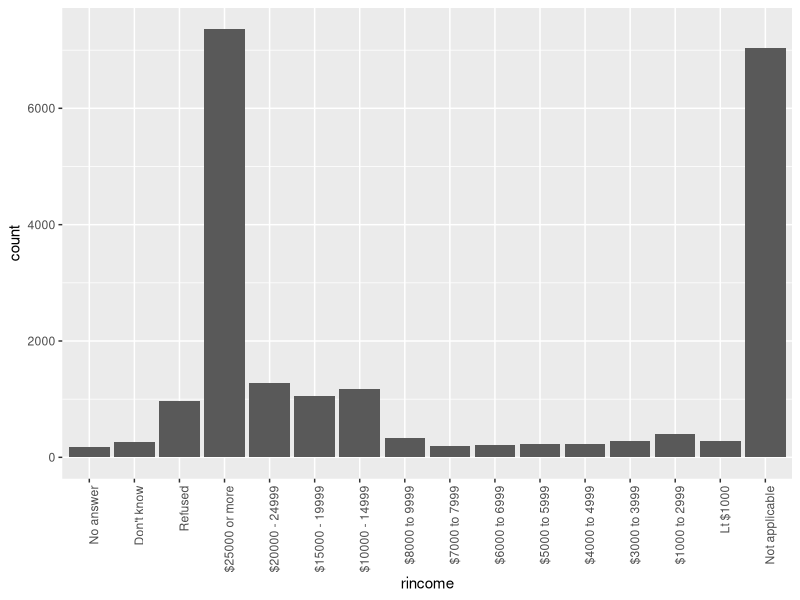
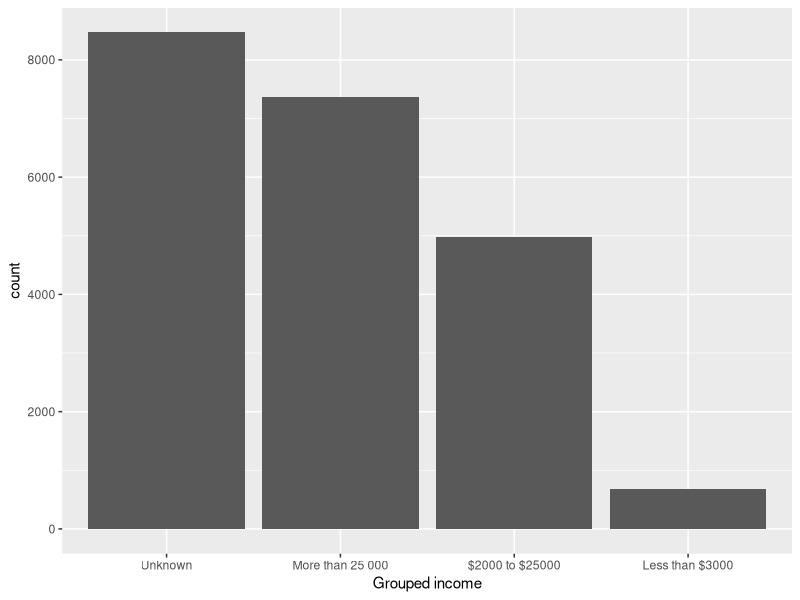
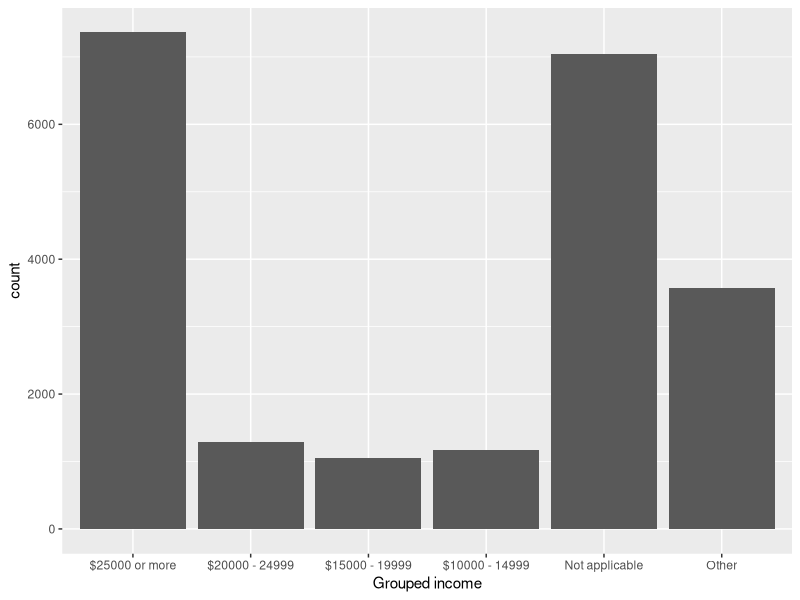
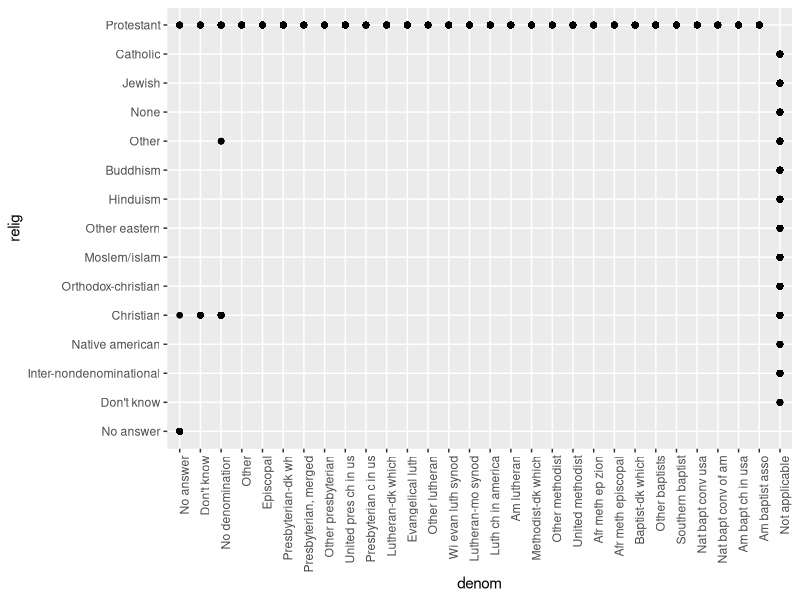
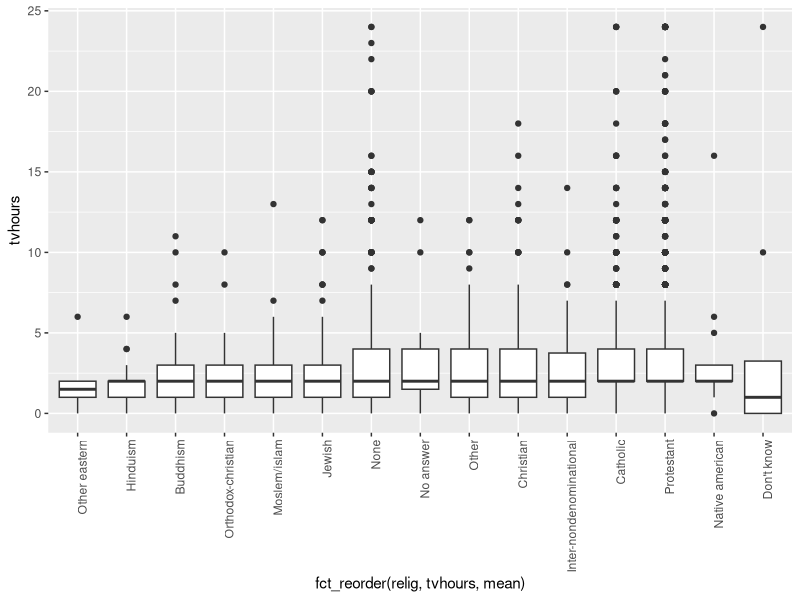
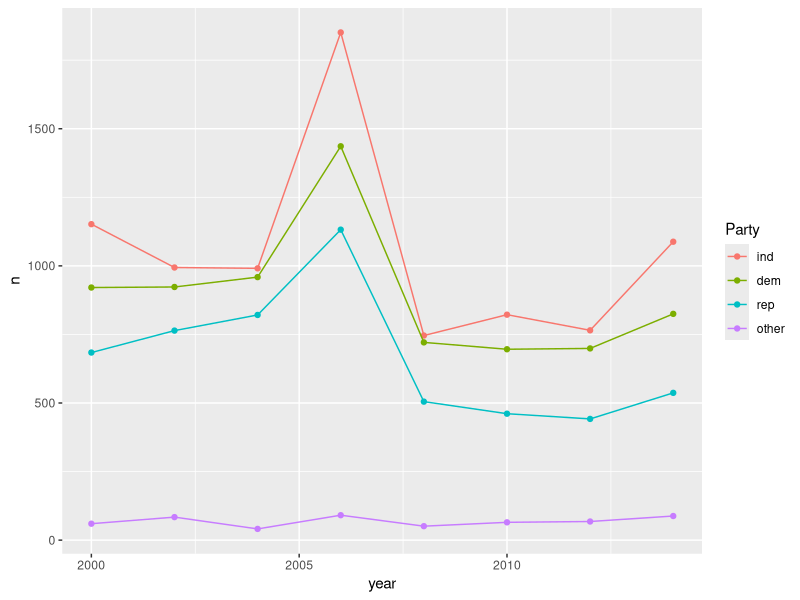

Generate these figures, in order, with R:
## ---- chunk 1
knitr::opts_chunk$set(echo = TRUE)

# load library
library(tidyverse)
library(forcats)

## ---- chunk 2
unique(gss_cat$rincome)

ggplot(gss_cat, aes(rincome)) +
  geom_bar() +
  theme(axis.text.x = element_text(angle = 90, hjust = 1))

# overlapping category labels make this hard to understand
# should order the levels by value
# combine the factors that are no answers

# try it again after completing chapter
gss_cat_mod <- gss_cat %>%
  mutate(income_simple = fct_collapse(rincome,
    Unknown = c("Not applicable", "No answer", "Don't know", "Refused"),
    "More than 25 000" = c("$25000 or more"),
    "$2000 to $25000" = c("$20000 - 24999", "$15000 - 19999", "$10000 - 14999", "$8000 to 9999",
                          "$7000 to 7999", "$6000 to 6999", "$5000 to 5999", "$4000 to 4999",
                          "$3000 to 3999" ),
    "Less than $3000" = c("$1000 to 2999", "Lt $1000")
  ))

# graph the collapsed factors
ggplot(gss_cat_mod, aes(income_simple)) +
  geom_bar() +
  labs(x = "Grouped income") 

# another way, less precise but faster
ggplot(gss_cat, aes(fct_lump(rincome, n = 5))) +
  geom_bar() +
  labs(x = "Grouped income") 

## ---- chunk 3

gss_cat %>%
  count(relig) %>%
  arrange(-n)
## ---- chunk 4

gss_cat %>%
  count(partyid) %>%
  arrange(-n)
## ---- chunk 5

gss_cat %>%
  group_by(relig, denom) %>%
  count() %>%
  arrange(-n)

ggplot(gss_cat, aes(denom, relig)) +
         geom_point() +
    theme(axis.text.x = element_text(angle = 90, hjust = 1))
  
## ---- chunk 6

ggplot(gss_cat, aes(fct_reorder(relig, tvhours, mean), tvhours)) +
  geom_boxplot() +
  theme(axis.text.x = element_text(angle = 90, hjust = 1))

## ---- chunk 7

# find factors
str(gss_cat)

levels(gss_cat$marital) # arbitrary
levels(gss_cat$race) # arbitrary
levels(gss_cat$rincome) # principled
levels(gss_cat$partyid) # arbitrary
levels(gss_cat$relig) # arbitrary
levels(gss_cat$denom) # arbitrary


## ---- chunk 8

# given dataset
rincome_summary <- gss_cat %>%
  group_by(rincome) %>%
  summarise(
    age = mean(age, na.rm = TRUE),
    tvhours = mean(tvhours, na.rm = TRUE),
    n = n()
  )

# current levels of rincome
levels(rincome_summary$rincome)

# relevel
relevelled <- rincome_summary %>%
  mutate(rincome = fct_relevel(rincome, "Not applicable"))

levels(relevelled$rincome)

## ---- chunk 9

gss_cat_collapse <- gss_cat %>%
  mutate(partyid2 = fct_collapse(partyid,
    other = c("No answer", "Don't know", "Other party"),
    rep = c("Strong republican", "Not str republican"),
    ind = c("Ind,near rep", "Independent", "Ind,near dem"),
    dem = c("Not str democrat", "Strong democrat")
  )) %>%
  count(year, partyid2) %>%
  group_by(year) %>%
  mutate(prop = n / sum(n))


# graph over time
ggplot(gss_cat_collapse, aes(year, n, color = fct_reorder2(partyid2, year, prop))) +
  geom_point() +
  geom_line() +
  labs(colour = "Party")

## ---- chunk 10

gss_cat %>%
  mutate(rincome = fct_lump(rincome, n = 5)) %>%
  count(rincome, sort = TRUE)

